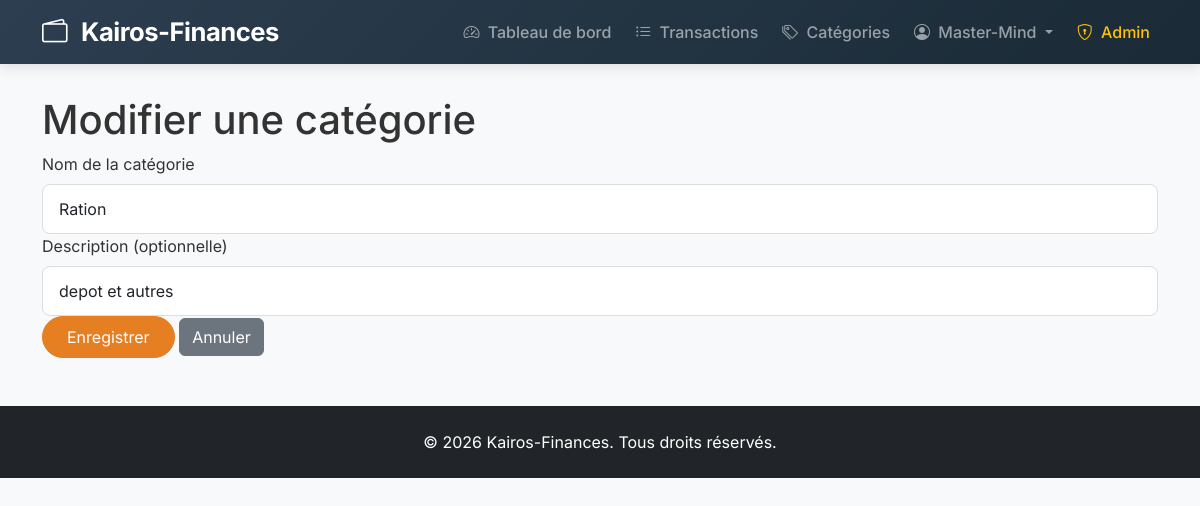
Page /categories/edit/4 (signed in) on the committed database.
### app/models.py (models this page shows, shortened)
class User(UserMixin, db.Model):
    __tablename__ = 'user'
    id = db.Column(db.Integer, primary_key=True)
    username = db.Column(db.String(80), unique=True, nullable=False)
    email = db.Column(db.String(120), unique=True, nullable=False)
    password_hash = db.Column(db.String(128))
    currency = db.Column(db.String(3), nullable=False, default='EUR')
    is_admin = db.Column(db.Boolean, default=False)
    date_created = db.Column(db.DateTime, default=datetime.utcnow)
    transactions = db.relationship('Transaction', backref='user', lazy='dynamic')
    categories = db.relationship('Category', backref='owner', lazy='dynamic')

class Category(db.Model):
    __tablename__ = 'category'
    id = db.Column(db.Integer, primary_key=True)
    name = db.Column(db.String(50), unique=False, nullable=False)
    description = db.Column(db.String(200))
    user_id = db.Column(db.Integer, db.ForeignKey('user.id'), nullable=False)
    transactions = db.relationship('Transaction', backref='category', lazy='dynamic')
    __table_args__ = (db.UniqueConstraint('user_id', 'name', name='unique_category_per_user'),)

### app/transactions.py (the view, shortened to what this page needs)
@bp.route('/categories/edit/<int:id>', methods=['GET', 'POST'])
@login_required
def edit_category(id):
    category = Category.query.get_or_404(id)
    if category.user_id != current_user.id:
        flash('Accès non autorisé.', 'danger')
        return redirect(url_for('transactions.list_categories'))
    form = CategoryForm(obj=category)
    return render_template('transactions/category_form.html', form=form, title='Modifier une catégorie')

### app/forms.py
class CategoryForm(FlaskForm):
    name = StringField('Nom de la catégorie', validators=[DataRequired(), Length(min=2, max=50)])
    description = StringField('Description (optionnelle)', validators=[Length(max=200)])
    submit = SubmitField('Enregistrer')

### app/templates/transactions/category_form.html (shortened to what this page needs)
{% extends 'base.html' %}
{% block content %}
<div class="container mt-4">
    <h1>{{ title }}</h1>
    <form method="POST">
        <div class="form-group">
            {{ form.name.label(class="form-label") }}
            {{ form.name(class="form-control") }}
        </div>
        <div class="form-group">
            {{ form.description.label(class="form-label") }}
            {{ form.description(class="form-control") }}
        </div>
        <button type="submit" class="btn btn-primary">Enregistrer</button>
        <a href="{{ url_for('transactions.list_categories') }}" class="btn btn-secondary">Annuler</a>
    </form>
</div>
{% endblock %}

### app/templates/base.html (shortened to what this page needs)
<!DOCTYPE html>
<html lang="fr">
<head>
    <link href="https://cdn.jsdelivr.net/npm/bootstrap@5.3.0/dist/css/bootstrap.min.css" rel="stylesheet">
    <link rel="stylesheet" href="https://cdn.jsdelivr.net/npm/bootstrap-icons@1.11.3/font/bootstrap-icons.min.css">
    <link rel="stylesheet" href="{{ url_for('static', filename='css/style.css') }}">
</head>
<body>
    <nav class="navbar navbar-expand-lg navbar-dark fixed-top">
        <div class="container">
            <a class="navbar-brand" href="{{ url_for('main.index') }}">
                <i class="bi bi-wallet2 me-2"></i>
                <span class="fw-bold">Kairos-Finances</span>
            </a>
            <div class="collapse navbar-collapse" id="navbarNav">
                <ul class="navbar-nav ms-auto">
                    {% if current_user.is_authenticated %}
                        <li class="nav-item">
                            <a class="nav-link" href="{{ url_for('main.dashboard') }}">
                                <i class="bi bi-speedometer2 me-1"></i> Tableau de bord
                            </a>
                        </li>
                        <li class="nav-item">
                            <a class="nav-link" href="{{ url_for('transactions.list_transactions') }}">
                                <i class="bi bi-list-ul me-1"></i> Transactions
                            </a>
                        </li>
                        <li class="nav-item">
                            <a class="nav-link" href="{{ url_for('transactions.list_categories') }}">
                                <i class="bi bi-tags me-1"></i> Catégories
                            </a>
                        </li>
                        <li class="nav-item dropdown">
                            <a class="nav-link dropdown-toggle" href="javascript:void(0)" id="navbarDropdown" role="button" data-bs-toggle="dropdown" aria-expanded="false">
                                <i class="bi bi-person-circle me-1"></i> {{ current_user.username }}
                            </a>
                        </li>
                        {% if current_user.is_admin %}
                        <li class="nav-item">
                            <a class="nav-link text-warning" href="{{ url_for('admin.dashboard') }}">
                                <i class="bi bi-shield-lock me-1"></i> Admin
                            </a>
                        </li>
                        {% endif %}
                    {% endif %}
                </ul>
            </div>
        </div>
    </nav>
    <main class="pt-5 mt-4">
        {% block content %}{% endblock %}
    </main>
    <footer class="bg-dark text-white py-4 mt-5">
        <div class="container text-center">
            <p class="mb-0">&copy; 2026 Kairos-Finances. Tous droits réservés.</p>
        </div>
    </footer>
</body>
</html>

### app/static/css/style.css (style rules this page uses)
:root { --primary: #2c3e50; --primary-dark: #1a2a36; --secondary: #e67e22; --light: #ecf0f1; --dark: #2c3e50; --accent: #f1c40f; }
body { font-family: 'Inter', sans-serif; background-color: #f8f9fa; color: #333; }
.navbar { background: linear-gradient(135deg, var(--primary), var(--primary-dark)); box-shadow: 0 4px 12px rgba(0,0,0,0.1); transition: all 0.3s ease; }
.navbar-brand { font-size: 1.6rem; font-weight: 600; letter-spacing: -0.5px; transition: transform 0.3s; }
.nav-link { font-weight: 500; margin-left: 0.5rem; padding: 0.5rem 1rem; border-radius: 8px; transition: all 0.3s; }
.btn-primary { background-color: var(--secondary); border-color: var(--secondary); border-radius: 30px; padding: 0.5rem 1.5rem; transition: all 0.3s; }
.form-control { border-radius: 8px; border: 1px solid #ddd; padding: 0.75rem 1rem; }

### rows in the picture
User: username "Master-Mind"
Category: name "Ration", description "depot et autres"

### other values in the picture
{{ title }} "Modifier une catégorie"
